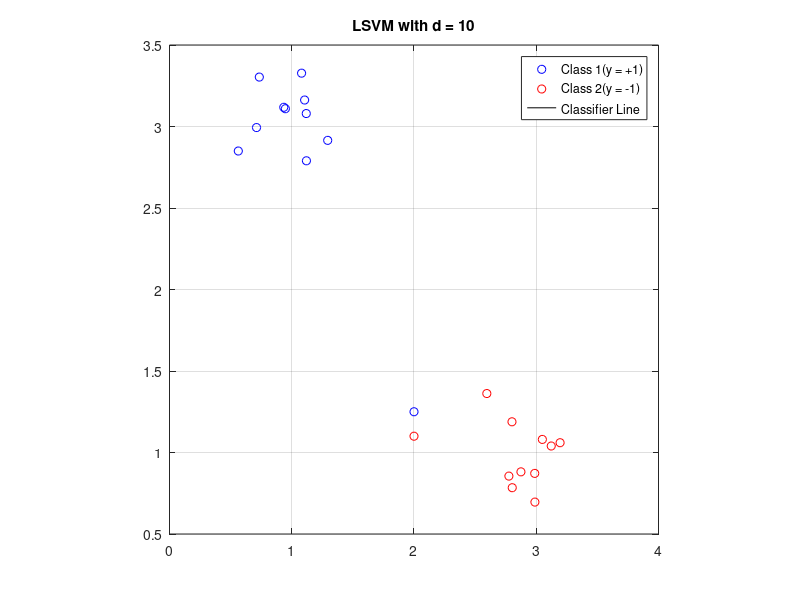

Reproduce this figure in MATLAB.
close all
clear all
clc
format
% Enter Purpose of Code
%%%%%%%%%%%%%%%%%%%%%%%%%%%%%%%%%%%%%%%%%%%%%%%%%%%%%%%%%%%%%%%%%%%%%
% Parameters
%%%%%%%%%%%%%%%%%%%%%%%%%%%%%%%%%%%%%%%%%%%%%%%%%%%%%%%%%%%%%%%%%%%%%
% 2-D Random Test Variables
%Class1=ones(10,1)*[2 3]+randn(10,2)/2;    % Generate Class 1 Data
%Class2=ones(10,1)*[1 5]+randn(10,2)/2;    % Generate Class 2 Data
%data=[Class1 ones(10,1);                  % Labeled Training Data
%      Class2 -ones(10,1)];

% 3-D Random Test Variables
%data=[ones(20,1)*[1 1 1]+randn(20,3)/3 ones(20,1); % Labeled Training Data
%      ones(15,1)*[3 3 3]+randn(15,3)/3 -ones(15,1)] ;

% Class Training Data
load hw5data

% Enter Emphasis on Slack Variablesd
d=10;

%LSVM(T0,d)
T=T0;

%%%%%%%%%%%%%%%%%%%%%%%%%%%%%%%%%%%%%%%%%%%%%%%%%%%%%%%%%%%%%%%%%%%%%
% Function
%%%%%%%%%%%%%%%%%%%%%%%%%%%%%%%%%%%%%%%%%%%%%%%%%%%%%%%%%%%%%%%%%%%%%
%function [z] = LSVM(T,d)
% LSVM: Classify d-dimensional feature vectors (Training data) into
%       two possible classes {+1,-1}, compute the coefficients of
%       the linear classifier, and determine slack variables when
%       desired using the MATLAB function quadprog.
% Note: Optimization Toolbox required. This function assumes that
%       the training data comes with y (class). With the solution 
%       z, a binary classifier can be made to classify new data:
%           f(x)=sign(w'x+b)
%
% [z] = LSVM(T,d)
% T: Training data
% d: Emphasis on slack variables (d=0 for no slack variables)
% z: Solution for the linear classifier coefficients and slack
%    variables when desired. z = [w b e]' , where w is a vector
%    (length(x)) and e is a vector (lenth(T))
%
%if nargin < 2                   % If input arguments < 2
%    d=0;                        % Fix d to 0 (no slack)
%end
% Feature Extraction
S=size(T);                      % Dimension of Training Data
s1=length(find(T(:,end)==1));   % Number of elements in Class 1
s2=S(1)-s1;                     % Number of elements in Class 2
% Separate Training Data into two Classes
class1=zeros(s1,S(2)-1);        % Preallocate variables for
class2=zeros(s2,S(2)-1);        % speed
c1=0; c2=0;                     % For loop Counter Variables 
for i=1:S(1)
    if T(i,end)==1              % In Class1 if y=+1
        c1=c1+1;
        class1(c1,:)=T(i,1:end-1);
    else                        % In Class2 if y=-1
        c2=c2+1;
        class2(c2,:)=T(i,1:end-1);
    end
end
% Solve for Solution using Quadratic Progamming
%  min 0.5*z'*H*z + f'*z   subject to:  At*z <= c 
%   z
if d==0                         % If No Slack Variables Desired
    H=[eye(S(2)-1) zeros(S(2)-1,1);
       zeros(1,S(2)-1) 0];
    f=zeros(S(2),1);
    c=-ones(S(1),1);
    At=[-class1 -ones(s1,1);
         class2  ones(s2,1)];
else                            % Including Slack Variables
    H=[eye(S(2)-1) zeros(S(2)-1,1+S(1));
       zeros(1+S(1),S(2)-1) zeros(1+S(1),1+S(1))];
    f=d*[zeros(S(2),1);
         ones(S(1),1)];
    c=[-ones(S(1),1);
        zeros(S(1),1)];
    At=[-class1 -ones(s1,1);
         class2  ones(s2,1)];
    At=[At -eye(S(1));
        zeros(S(1),S(2)) -eye(S(1))];
end
z=quadprog(H,f,At,c);           % Quadratic Programming Function
% Display Results
if S(2)==3                      % 2-D Classifier Line
    xs=min(floor(T(:,1)));              % Start and End point
    xe=max(ceil(T(:,1)));               % of x of Classifier Line
    x1=[xs xe];                         % x of Classifier Line
    x2=(-z(1)/z(2))*x1+(-z(3)/z(2));    % y of Classfifier Line
    plot(class1(:,1),class1(:,2),'bo')  % Class 1 in blue
    grid on
    hold
    plot(class2(:,1),class2(:,2),'ro')  % Class 2 in red
    axis('square')
    plot(x1,x2,'-k')                    % Plot Classifier Line
    title(['LSVM with d = ' num2str(d)])
    legend('Class 1(y = +1)','Class 2(y = -1)', 'Classifier Line')
elseif S(2)==4                  % 3-D Classifier Plane
    x1s=min(floor(T(:,1)));             % Start and end point of
    x1e=max(ceil(T(:,1)));              % x of Classifier plane
    x2s=min(floor(T(:,1)));             % Start and end point of
    x2e=max(ceil(T(:,1)));              % y of Classifier Plane
    x1=[x1s:.1:x1e];                    % x of Classifier Plane
    x2=[x2s:.1:x2e];                    % y of Classifier Plane
    sy=length(x1);                      % To preallocate
    sy(2)=length(x2);                   % for speed
    x3=zeros(sy(1),sy(2));              % Preallocate z
    for k=1:sy(1)                       % z' of Classifier Plane
     for n=1:sy(2)
      x3(k,n)=(-z(1)/z(3))*x1(k)+(-z(2)/z(3))*x2(n)+(-z(4)/z(3));
     end
    end                                 % Class1=blue Class2=red
    scatter3(class1(:,1),class1(:,2),class1(:,3),'bo')
    hold
    scatter3(class2(:,1),class2(:,2),class2(:,3),'ro')
    surf(x1,x2,x3')                     % Plot Classifier Plane
    title(['LSVM with d = ' num2str(d)])
    legend('Class 1(y = +1)','Class 2(y = -1)', 'Classifier Plane')
else                            % Hyperplane Classifier
    fprintf('\n')
    disp('The Linear Classifier is a hyperplane')
end
%end